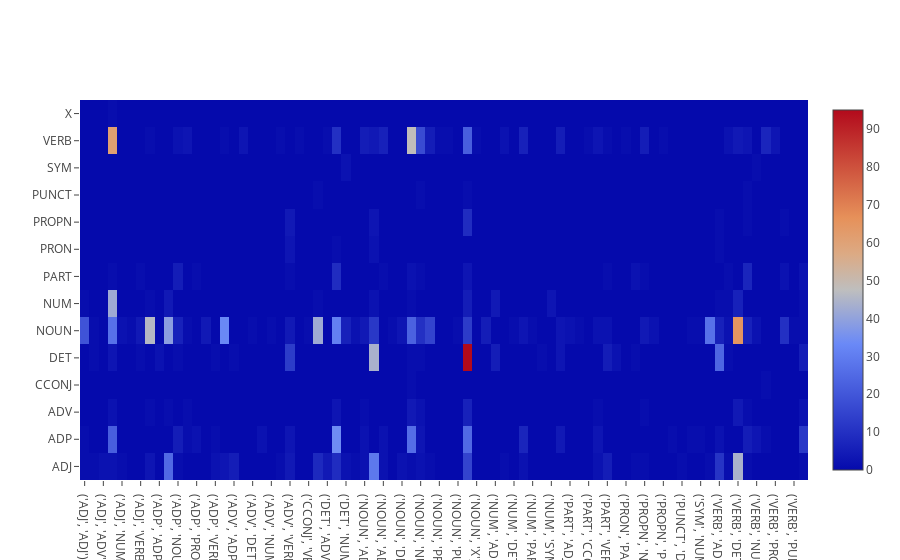

Here is the notebook cell this chart was saved with:
### Code cell
trace = go.Heatmap(z = mat,
                   x=df.columns,
                   y=list(df.index))
data=[trace]
plot.iplot(data, filename='labelled-heatmap')

### Figure 1 — Plotly figure (JSON) as saved in the notebook; plotly's stock layout.template omitted (floating-point values rounded to 4 significant figures; data arrays with more than 128 entries replaced by an {"elided": "..."} marker saying what was removed)
{"data": [{"type": "heatmap", "x": ["('ADJ', 'ADJ')", "('ADJ', 'ADP')", "('ADJ', 'ADV')", "('ADJ', 'NOUN')", "('ADJ', 'NUM')", "('ADJ', 'PUNCT')", "('ADJ', 'VERB')", "('ADP', 'ADJ')", "('ADP', 'ADP')", "('ADP', 'DET')", "('ADP', 'NOUN')", "('ADP', 'NUM')", "('ADP', 'PRON')", "('ADP', 'PROPN')", "('ADP', 'VERB')", "('ADV', 'ADJ')", "('ADV', 'ADP')", "('ADV', 'ADV')", "('ADV', 'DET')", "('ADV', 'NOUN')", "('ADV', 'NUM')", "('ADV', 'PART')", "('ADV', 'VERB')", "('CCONJ', 'NOUN')", "('CCONJ', 'VERB')", "('DET', 'ADJ')", "('DET', 'ADV')", "('DET', 'NOUN')", "('DET', 'NUM')", "('DET', 'VERB')", "('NOUN', 'ADJ')", "('NOUN', 'ADP')", "('NOUN', 'ADV')", "('NOUN', 'CCONJ')", "('NOUN', 'DET')", "('NOUN', 'NOUN')", "('NOUN', 'NUM')", "('NOUN', 'PART')", "('NOUN', 'PRON')", "('NOUN', 'PROPN')", "('NOUN', 'PUNCT')", "('NOUN', 'VERB')", "('NOUN', 'X')", "('NUM', 'ADJ')", "('NUM', 'ADP')", "('NUM', 'ADV')", "('NUM', 'DET')", "('NUM', 'NOUN')", "('NUM', 'PART')", "('NUM', 'PUNCT')", "('NUM', 'SYM')", "('NUM', 'VERB')", "('PART', 'ADJ')", "('PART', 'ADP')", "('PART', 'CCONJ')", "('PART', 'NOUN')", "('PART', 'VERB')", "('PRON', 'ADP')", "('PRON', 'PART')", "('PRON', 'VERB')", "('PROPN', 'NOUN')", "('PROPN', 'PART')", "('PROPN', 'PROPN')", "('PROPN', 'VERB')", "('PUNCT', 'DET')", "('PUNCT', 'NOUN')", "('SYM', 'NUM')", "('VERB', 'ADJ')", "('VERB', 'ADP')", "('VERB', 'ADV')", "('VERB', 'DET')", "('VERB', 'NOUN')", "('VERB', 'NUM')", "('VERB', 'PART')", "('VERB', 'PRON')", "('VERB', 'PROPN')", "('VERB', 'PUNCT')", "('VERB', 'VERB')"], "y": ["ADJ", "ADP", "ADV", "CCONJ", "DET", "NOUN", "NUM", "PART", "PRON", "PROPN", "PUNCT", "SYM", "VERB", "X"], "z": {"elided": "14x78 int values"}}], "layout": {}}
